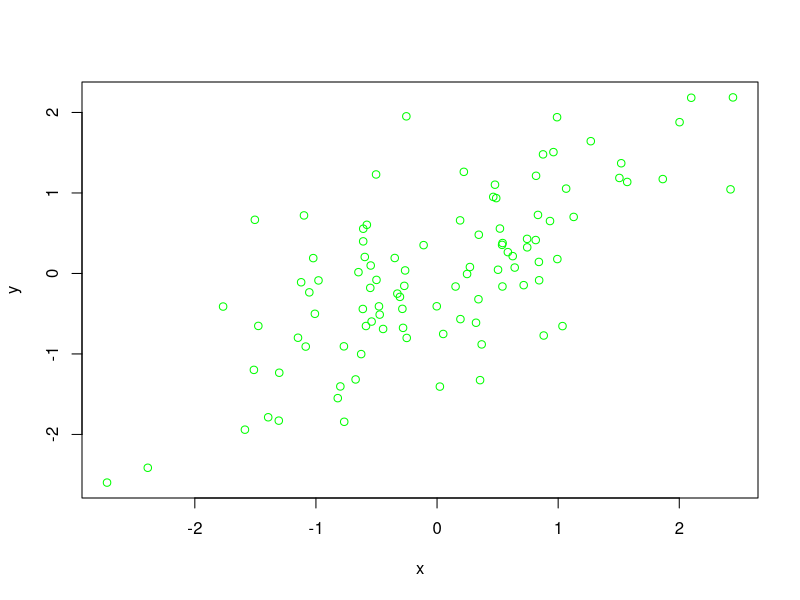

Reproduce this figure in R.
# -------------------------------------------
# Example script 
# Workshop: Git for Psychological Research
# -------------------------------------------

# To demonstrate how to use version control, we will compute a correlation 
# coefficient using simulated data


# 0.) install and load packages

# uncomment the following line if you haven't installed the MASS package
# install.packages(MASS) 
library("MASS")

# 1.) simulate data

samples = 100 # number of samples to draw
r = 0.70 # pre-specified correlation coefficient

data = mvrnorm(n=samples, mu=c(0, 0), # draw # of samples from multivar norm distribution
               Sigma=matrix(c(1, r, r, 1), nrow=2), # specifiy correlation matrix
               empirical=TRUE) 

x = data[, 1]  # standard normal (mu=0, sd=1)
y = data[, 2]  # standard normal (mu=0, sd=1)


# 2.) calculate correlation coefficient

cor(x, y)


# 3.) plot data

plot(x,y, col = "green")
